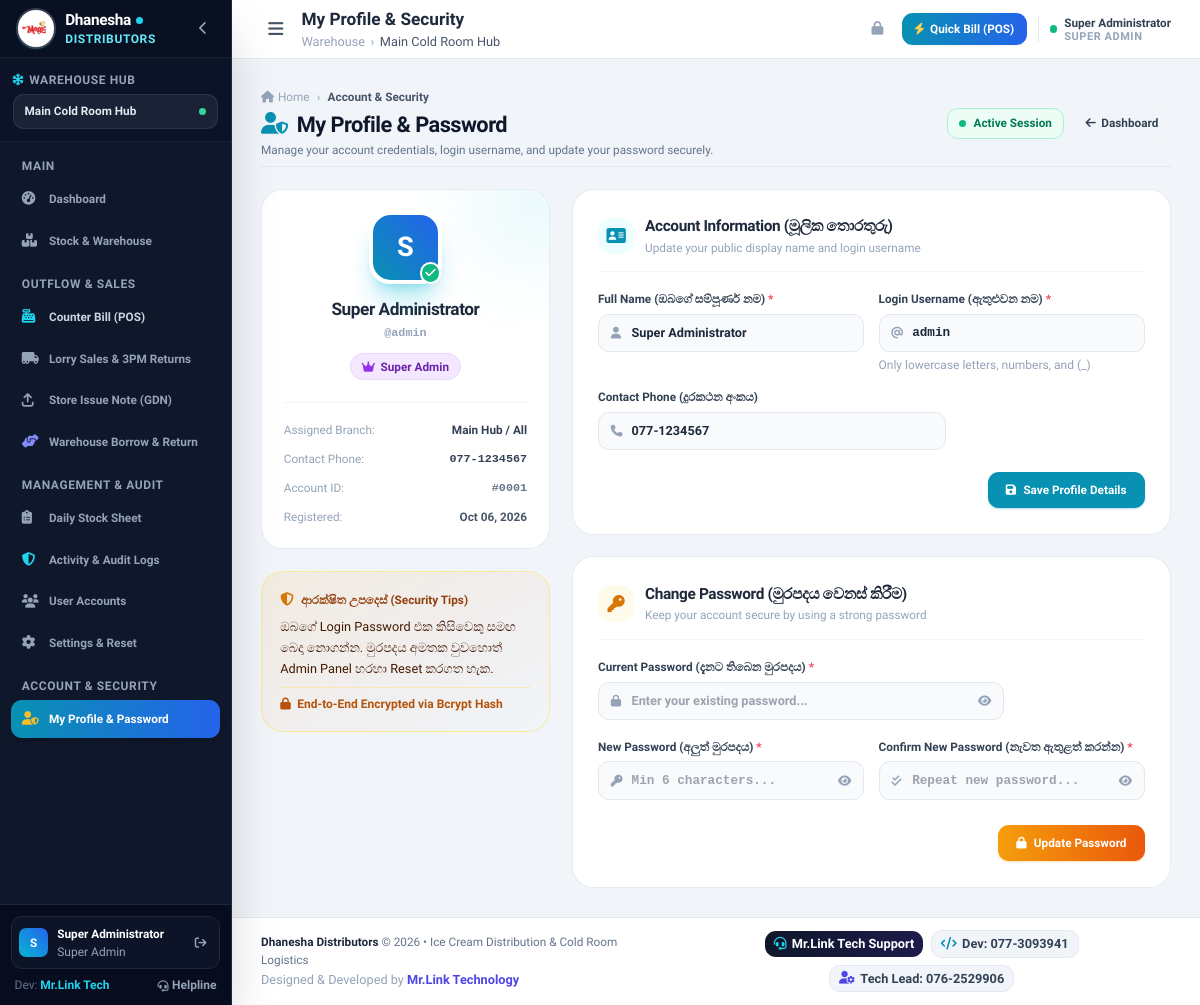
/profile.php (signed in), run on an earlier commit of the app's database.
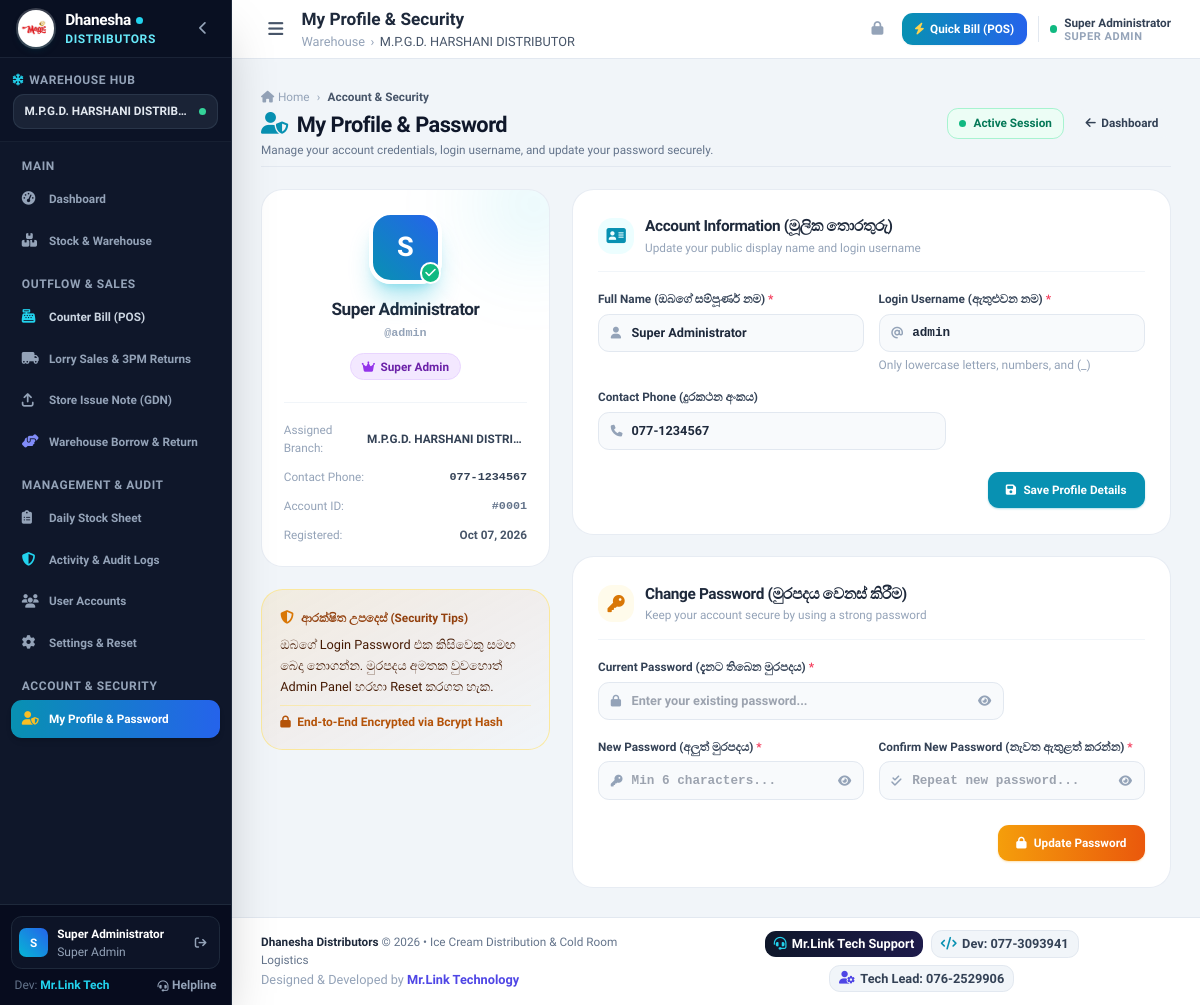
And on a later commit of the database.
### tables this page shows
CREATE TABLE IF NOT EXISTS `users` (
    `id` INT AUTO_INCREMENT PRIMARY KEY,
    `branch_id` INT NULL,
    `name` VARCHAR(100) NOT NULL,
    `username` VARCHAR(50) NOT NULL UNIQUE,
    `password` VARCHAR(255) NOT NULL,
    `role` ENUM('master', 'super_admin', 'admin', 'operator') NOT NULL DEFAULT 'operator',
    `phone` VARCHAR(50) NULL,
    `status` ENUM('active', 'inactive') DEFAULT 'active',
    `created_at` TIMESTAMP DEFAULT CURRENT_TIMESTAMP,
    INDEX (`branch_id`)
);

CREATE TABLE IF NOT EXISTS `branches` (
    `id` INT AUTO_INCREMENT PRIMARY KEY,
    `name` VARCHAR(100) NOT NULL,
    `code` VARCHAR(20) NOT NULL UNIQUE,
    `address` VARCHAR(255) NULL,
    `phone` VARCHAR(50) NULL,
    `created_at` TIMESTAMP DEFAULT CURRENT_TIMESTAMP
);

### config/auth.php (called while the page is built, shortened)
<?php
function isLoggedIn() {
    return isset($_SESSION['user_id']) && !empty($_SESSION['user_id']);
}
function currentUser() {
    $sessionRole = trim($_SESSION['user_role'] ?? '');
    return [
        'id' => $_SESSION['user_id'],
        'name' => $_SESSION['user_name'] ?? 'User',
        'username' => $_SESSION['user_username'] ?? '',
        'role' => (!empty($_SESSION['user_role']) ? $_SESSION['user_role'] : 'cashier'),
        'branch_id' => $_SESSION['active_branch_id'] ?? ($_SESSION['user_branch_id'] ?? 1),
        'assigned_branch_id' => $_SESSION['user_branch_id'] ?? 1,
        'branch_name' => $_SESSION['active_branch_name'] ?? 'Main Hub'
    ];
}

### profile.php (the view, shortened to what the changed rows need)
<?php
$pageTitle = "My Profile & Security";
require_once __DIR__ . '/config/auth.php';
$user = currentUser();
$userId = intval($user['id']);
$stmtUser = $pdo->prepare("SELECT u.*, b.name as branch_name, b.code as branch_code
    FROM users u
    LEFT JOIN branches b ON u.branch_id = b.id
    WHERE u.id = ? LIMIT 1");
$stmtUser->execute([$userId]);
$profile = $stmtUser->fetch();
require_once __DIR__ . '/includes/header.php';
?>
<div class="space-y-6 max-w-6xl mx-auto">
    <div class="flex flex-col sm:flex-row sm:items-center sm:justify-between gap-4 pb-2 border-b border-slate-200">
        <div>
            <h1 class="text-xl sm:text-2xl font-black text-slate-900 tracking-tight flex items-center">
                <i class="fa-solid fa-user-shield text-cyan-600 mr-2.5"></i>
                My Profile & Password
            </h1>
        </div>
    </div>
    <div class="grid grid-cols-1 lg:grid-cols-3 gap-6">
        <div class="space-y-6">
            <div class="bg-white rounded-3xl p-6 border border-slate-200/80 shadow-xs relative overflow-hidden text-center">
                <div class="absolute -top-12 -right-12 w-32 h-32 bg-cyan-500/10 rounded-full blur-2xl pointer-events-none"></div>
                <div class="relative mx-auto w-20 h-20 rounded-3xl bg-gradient-to-tr from-cyan-600 to-blue-600 flex items-center justify-center text-3xl font-black text-white shadow-xl shadow-cyan-500/30 border-4 border-white mb-4">
                    <?= strtoupper(substr($profile['name'], 0, 1)) ?>
                    <span class="absolute -bottom-1 -right-1 w-6 h-6 rounded-full bg-emerald-500 border-2 border-white flex items-center justify-center text-[10px] text-white" title="Active Account">
                    </span>
                </div>
                <h2 class="text-lg font-black text-slate-800 tracking-tight leading-snug">
                    <?= htmlspecialchars($profile['name']) ?>
                </h2>
                <p class="text-xs font-mono font-bold text-slate-400 mt-0.5">
                    @<?= htmlspecialchars($profile['username']) ?>
                </p>
                <div class="mt-3">
                    <?php if ($profile['role'] === 'super_admin'): ?>
                        <span class="inline-flex items-center px-3 py-1 rounded-full text-xs font-black bg-purple-100 text-purple-800 border border-purple-200 shadow-xs">
                        </span>
                    <?php elseif ($profile['role'] === 'admin'): ?>
                        <span class="inline-flex items-center px-3 py-1 rounded-full text-xs font-black bg-blue-100 text-blue-800 border border-blue-200 shadow-xs">
                            <i class="fa-solid fa-user-tie mr-1.5 text-blue-600"></i> Branch Admin
                        </span>
                    <?php elseif ($profile['role'] === 'master'): ?>
                        <span class="inline-flex items-center px-3 py-1 rounded-full text-xs font-black bg-amber-100 text-amber-800 border border-amber-200 shadow-xs">
                            <i class="fa-solid fa-crown mr-1.5 text-amber-600"></i> Master
                        </span>
                    <?php else: ?>
                        <span class="inline-flex items-center px-3 py-1 rounded-full text-xs font-black bg-emerald-100 text-emerald-800 border border-emerald-200 shadow-xs">
                            <i class="fa-solid fa-cash-register mr-1.5 text-emerald-600"></i> Cashier
                        </span>
                    <?php endif; ?>
                </div>
                <div class="mt-6 pt-5 border-t border-slate-100 space-y-3 text-left text-xs">
                    <div class="flex items-center justify-between">
                        <span class="text-slate-400 font-medium">Assigned Branch:</span>
                        <span class="font-bold text-slate-700 truncate max-w-[160px]"><?= htmlspecialchars($profile['branch_name'] ?? 'Main Hub / All') ?></span>
                    </div>
                    <div class="flex items-center justify-between">
                        <span class="text-slate-400 font-medium">Contact Phone:</span>
                        <span class="font-mono font-bold text-slate-700"><?= htmlspecialchars($profile['phone'] ?: 'Not set') ?></span>
                    </div>
                    <div class="flex items-center justify-between">
                        <span class="text-slate-400 font-medium">Account ID:</span>
                        <span class="font-mono font-bold text-slate-500">#<?= str_pad($profile['id'], 4, '0', STR_PAD_LEFT) ?></span>
                    </div>
                    <div class="flex items-center justify-between">
                        <span class="text-slate-400 font-medium">Registered:</span>
                        <span class="font-bold text-slate-600"><?= date('M d, Y', strtotime($profile['created_at'])) ?></span>
                    </div>
                </div>
            </div>
        </div>
        <div class="lg:col-span-2 space-y-6">
            <div class="bg-white rounded-3xl p-6 sm:p-7 border border-slate-200/80 shadow-xs">
                <form method="POST" action="profile.php" class="space-y-4">
                    <div class="grid grid-cols-1 sm:grid-cols-2 gap-4">
                        <div>
                            <div class="relative">
                                <i class="fa-solid fa-user absolute left-3.5 top-1/2 -translate-y-1/2 text-slate-400 text-xs"></i>
                                <input type="text" name="name" required value="<?= htmlspecialchars($profile['name']) ?>"
                                       placeholder="e.g. Kasun Jayawardena"
                                       class="w-full pl-9 pr-3.5 py-2.5 bg-slate-50 border border-slate-200 rounded-xl text-xs font-bold text-slate-800 focus:outline-none focus:ring-2 focus:ring-cyan-500 focus:bg-white transition-all">
                            </div>
                        </div>
                        <div>
                            <div class="relative">
                                <i class="fa-solid fa-at absolute left-3.5 top-1/2 -translate-y-1/2 text-slate-400 text-xs"></i>
                                <input type="text" name="username" required value="<?= htmlspecialchars($profile['username']) ?>"
                                       placeholder="e.g. dhanesha_cashier"
                                       class="w-full pl-9 pr-3.5 py-2.5 bg-slate-50 border border-slate-200 rounded-xl text-xs font-mono font-bold text-slate-800 focus:outline-none focus:ring-2 focus:ring-cyan-500 focus:bg-white transition-all">
                            </div>
                        </div>
                    </div>
                    <div>
                        <div class="relative max-w-sm">
                            <i class="fa-solid fa-phone absolute left-3.5 top-1/2 -translate-y-1/2 text-slate-400 text-xs"></i>
                            <input type="text" name="phone" value="<?= htmlspecialchars($profile['phone'] ?? '') ?>"
                                   placeholder="e.g. 077-1234567"
                                   class="w-full pl-9 pr-3.5 py-2.5 bg-slate-50 border border-slate-200 rounded-xl text-xs font-bold text-slate-800 focus:outline-none focus:ring-2 focus:ring-cyan-500 focus:bg-white transition-all">
                        </div>
                    </div>
                </form>
            </div>
        </div>
    </div>
</div>
<?php require_once __DIR__ . '/includes/footer.php'; ?>

### includes/header.php (shortened to what the changed rows need)
<?php
require_once __DIR__ . '/../config/auth.php';
$user = currentUser();
?>
<!DOCTYPE html>
<html lang="en">
<head>
    <script src="https://cdn.tailwindcss.com"></script>
    <link rel="stylesheet" href="https://cdnjs.cloudflare.com/ajax/libs/font-awesome/6.4.0/css/all.min.css">
</head>
<body class="bg-slate-100 text-slate-800 min-h-screen flex flex-col antialiased">
    <aside id="mainSidebar" class="fixed inset-y-0 left-0 z-50 w-64 bg-slate-900 text-slate-200 flex flex-col justify-between transition-transform duration-300 transform -translate-x-full md:translate-x-0 shadow-2xl border-r border-slate-800 no-print">
        <div class="flex flex-col flex-1 overflow-hidden">
            <div class="p-3.5 border-b border-slate-800/60 bg-slate-950/20">
                <div class="text-xs font-bold text-slate-200 bg-slate-800/80 px-3 py-2 rounded-xl border border-slate-700/60 truncate flex items-center justify-between">
                    <span class="truncate"><?= htmlspecialchars($user['branch_name'] ?? 'Main Cold Room Hub') ?></span>
                    <span class="w-2 h-2 rounded-full bg-emerald-400 animate-pulse ml-1.5 shrink-0" title="Operational"></span>
                </div>
            </div>
        </div>
        <div class="p-3 border-t border-slate-800 bg-slate-950/60">
            <div class="flex items-center justify-between p-2 rounded-xl bg-slate-900/80 border border-slate-800">
                <div class="flex items-center space-x-2.5 min-w-0 flex-1">
                    <div class="w-8 h-8 rounded-lg bg-gradient-to-tr from-cyan-500 to-blue-600 text-white font-extrabold flex items-center justify-center text-xs shrink-0 shadow-xs">
                        <span id="sidebarUserInitial"><?= strtoupper(substr($user['name'], 0, 1)) ?></span>
                    </div>
                    <div class="min-w-0 flex-1">
                        <div id="sidebarUserName" class="text-xs font-bold text-white truncate"><?= htmlspecialchars($user['name']) ?></div>
                        <div class="text-[10px] text-slate-400 capitalize truncate"><?= str_replace('_', ' ', $user['role']) ?></div>
                    </div>
                </div>
            </div>
        </div>
    </aside>
    <div class="md:pl-64 flex flex-col flex-1 min-h-screen print-full-width">
        <header class="bg-white border-b border-slate-200 sticky top-0 z-30 shadow-xs no-print">
            <div class="px-4 sm:px-6 lg:px-8 h-16 flex items-center justify-between">
                <div class="flex items-center space-x-3">
                    <div>
                        <h2 class="text-base sm:text-lg font-bold text-slate-800 leading-tight">
                            <?= isset($pageTitle) ? htmlspecialchars($pageTitle) : 'Overview' ?>
                        </h2>
                        <div class="hidden sm:flex items-center space-x-1.5 text-[11px] text-slate-400">
                            <span>Warehouse</span>
                            <span>&rsaquo;</span>
                            <span class="text-slate-600 font-medium"><?= htmlspecialchars($user['branch_name']) ?></span>
                        </div>
                    </div>
                </div>
                <div class="flex items-center space-x-2 sm:space-x-3">
                    <a href="profile.php" title="My Profile & Security (Click to view/edit)" class="hidden sm:flex items-center pl-3 border-l border-slate-200 space-x-2 text-left hover:opacity-80 transition cursor-pointer group">
                        <div class="text-left">
                            <span id="topNavUserName" class="text-xs text-slate-700 group-hover:text-cyan-700 font-bold block leading-tight transition-colors"><?= htmlspecialchars($user['name']) ?></span>
                            <span class="text-[9px] text-slate-400 uppercase font-bold tracking-wider block leading-none flex items-center">
                                <span><?= str_replace('_', ' ', $user['role']) ?></span>
                            </span>
                        </div>
                    </a>
                </div>
            </div>
        </header>
        <main class="flex-1 p-4 sm:p-6 lg:p-8 w-full">

What changed in the data, as far as the page shows it:
changed users "Super Administrator": branch.name (not shown) → "M.P.G.D. HARSHANI DISTRIB…"; branch.name (not shown) → "M.P.G.D. HARSHANI DISTRIBUTOR"; branch.name (not shown) → "M.P.G.D. HARSHANI DISTRI…"; created_at "Oct 06, 2026" → "Oct 07, 2026"
Also different on the page:
$user['branch_name']: "Main Cold Room Hub" → (not shown)
$profile['branch_name']: "Main Hub / All" → (not shown)
